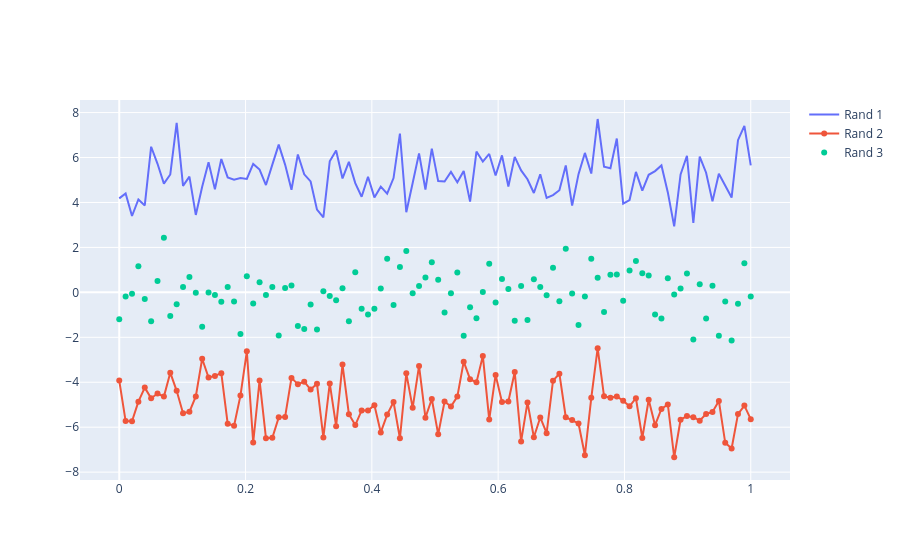

The cell this chart's notebook holds for it:
### Code cell
# Multiple plots
import numpy as np

r_x1 = np.linspace(0,1,100)
r_y0 = np.random.randn(100) + 5
r_y1 = np.random.randn(100) - 5
r_y2 = np.random.randn(100)

fig = go.Figure()
# There are many line styles
fig.add_trace(go.Scatter(x=r_x1, y=r_y0, mode='lines', name='Rand 1'))
fig.add_trace(go.Scatter(x=r_x1, y=r_y1, mode='lines+markers', name='Rand 2'))
fig.add_trace(go.Scatter(x=r_x1, y=r_y2, mode='markers', name='Rand 3'))

fig.show()
